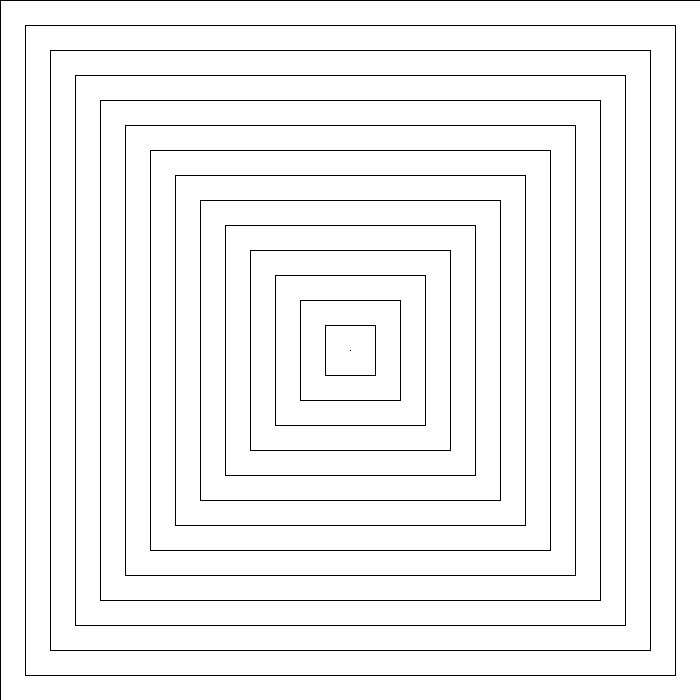
Frame 1 (no input)
Frame 60 (the mouse pressed at the canvas centre just before this capture): identical to frame 1, image omitted
Frame 120 (the mouse held since frame 60 and released just before this capture): identical to frame 1, image omitted

The Processing sketch that drew this single still picture (run headless with seeded random() and noise(); from frame 60 on, the mouse is pressed at the canvas centre):

// Processing sketch: sketch_220919e
// ── sketch_220919e.pde
void setup() {
  size(700,700);
  rectMode(CENTER); 
}

void draw() {
  background(255);
  for (int i = 1; i <= 10; i++){
    println(i);
  }
  
  for (int i = width; i >= 0; i-=50){
    //rect(x, y, width, height)
    rect(width/2, height/2, i , i);
  }
}

    
